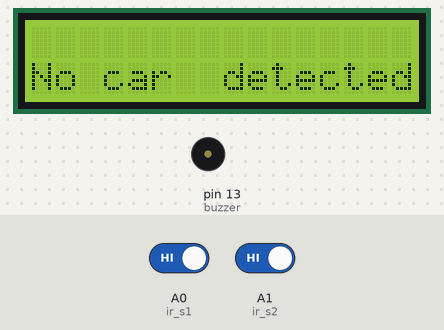
The sketch below on a simulated Arduino Uno, built with avr-gcc and run on an emulated ATmega328P. Shown: 16×2 character LCD, buzzer (waves = sounding, pin HIGH). The inputs (shaded band) are chosen by the test bench; at power-on: A0 (ir_s1) HIGH, A1 (ir_s2) HIGH.

Above: at 3.2 s.
3.3 s: A0 (ir_s1) driven LOW
At 4.3 s:
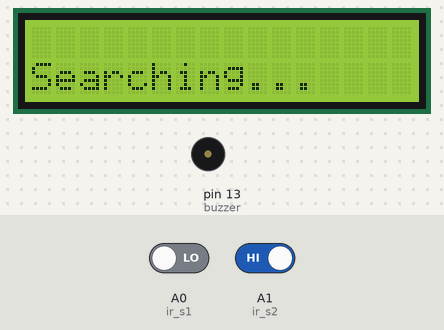
4.8 s: A1 (ir_s2) driven LOW
At 5.7 s:
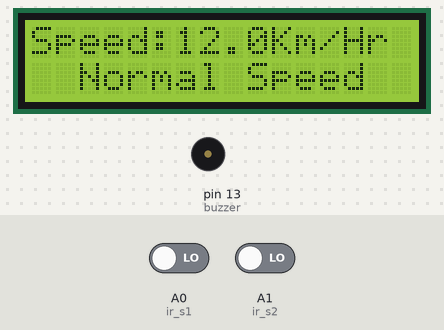
6.3 s: A0 (ir_s1) driven HIGH
At 9.0 s:
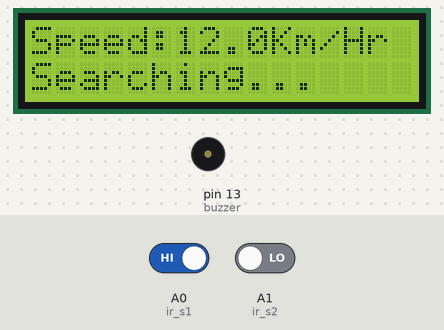
9.3 s: A0 (ir_s1) driven LOW
At 10.2 s:
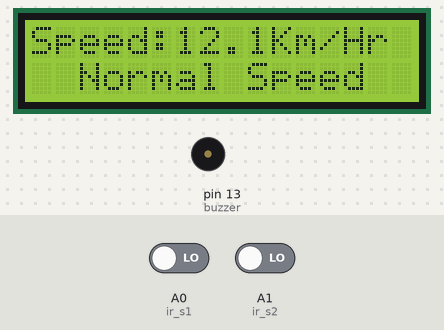
10.8 s: A1 (ir_s2) driven HIGH
At 12.6 s:
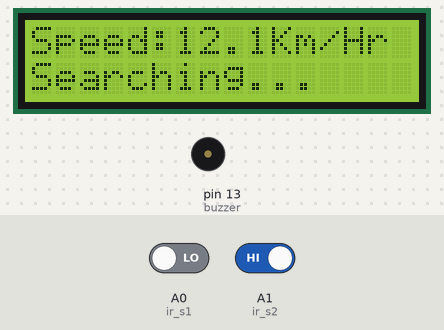
Timing chart, 0 to 14.1 s (numbered marks = the images above; inputs shaded):
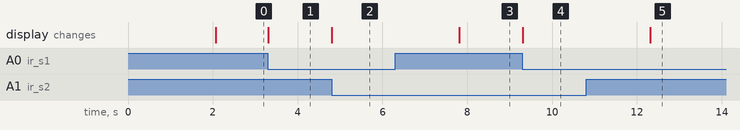

The sketch:

Car_Speed_Detector.ino
```cpp
// (licence header left out)
#include<LiquidCrystal.h>
LiquidCrystal lcd(2, 3, 4, 5, 6, 7);

int timer1;
int timer2;

float Time;

int flag1 = 0;
int flag2 = 0;

float distance = 5.0;
float speed;

int ir_s1 = A0;
int ir_s2 = A1;

int buzzer = 13;

void setup(){
  pinMode(ir_s1, INPUT);
  pinMode(ir_s2, INPUT);
  pinMode(buzzer, OUTPUT);

  lcd.begin(16,2);
  lcd.clear();
  lcd.setCursor(0,0);
  lcd.print(" WELCOME To  My ");
  lcd.setCursor(0,1);
  lcd.print("YouTube  Channel");
  delay(2000);
  lcd.clear();
}

void loop() {
if(digitalRead (ir_s1) == LOW && flag1==0){timer1 = millis(); flag1=1;}

if(digitalRead (ir_s2) == LOW && flag2==0){timer2 = millis(); flag2=1;}

if (flag1==1 && flag2==1){
     if(timer1 > timer2){Time = timer1 - timer2;}
else if(timer2 > timer1){Time = timer2 - timer1;}
 Time=Time/1000;//convert millisecond to second
 speed=(distance/Time);//v=d/t
 speed=speed*3600;//multiply by seconds per hr
 speed=speed/1000;//division by meters per Km
}

if(speed==0){
lcd.setCursor(0, 1);
if(flag1==0 && flag2==0){lcd.print("No car  detected");}
                    else{lcd.print("Searching...    ");}
}
else{
    lcd.clear();
    lcd.setCursor(0, 0);
    lcd.print("Speed:");
    lcd.print(speed,1);
    lcd.print("Km/Hr  ");
    lcd.setCursor(0, 1);
  if(speed > 50){lcd.print("  Over Speeding  "); digitalWrite(buzzer, HIGH);}
            else{lcd.print("  Normal Speed   "); }
    delay(3000);
    digitalWrite(buzzer, LOW);
    speed = 0;
    flag1 = 0;
    flag2 = 0;
 }
}


// Author Footprint: //Pranjal Das
```

Measured:
- after the input at 3.3 s, the display: changes at once (image 1)
- after the input at 4.8 s, the display: changes at once (image 2)
- after the input at 6.3 s, pin 13 (buzzer): stays LOW (without the input it goes to HIGH after 1.5 s); the display: changes after 1.5 s (image 3)
- after the input at 9.3 s, the display: changes at once (image 4)
- after the input at 10.8 s, pin 13 (buzzer): stays LOW (without the input it goes to HIGH after 1.5 s); the display: changes after 1.5 s (image 5)
